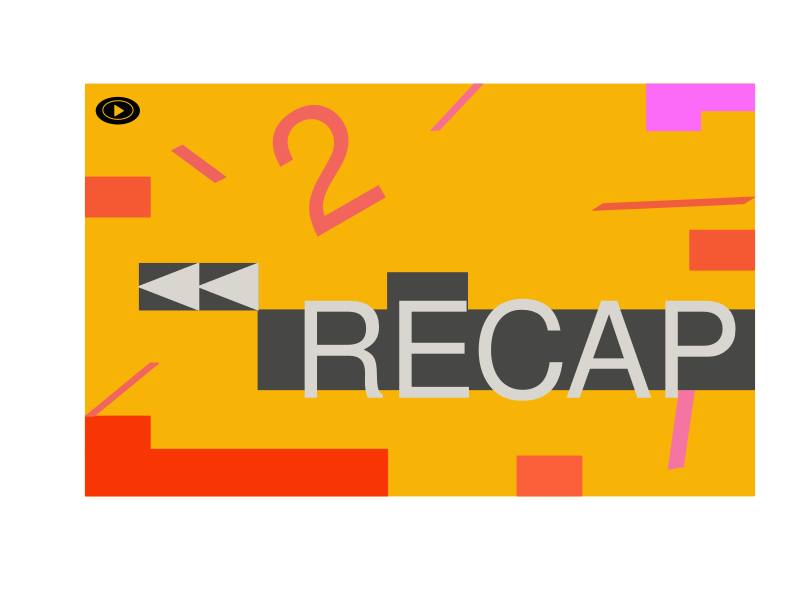

Here is the R script that generated this plot:


#2번 자신이 선택한 인포그래픽을 시각화하여 제출
#원생성
theta <- seq(-pi, pi, length=361)# length : 361로 나눈다 (갯수 증가 : 촘촘함 증가)
op <- par(no.readonly = TRUE)
plot(1:30, type = "n", xlab = "", ylab = "", axes = F)
x <- cos(theta)+1.5; y <- sin(theta)+29# x축 및 y축 데이터 할당
x1 <- cos(theta)+2.15; y1 <- sin(theta)+41.5
x_t <- c(1, 1, 2)+2.4
y_t <- c(0, 2, 1)+71.5
rect(0,0,31,31,col ='#f8b307',border = '#f8b307')
polygon(x,y,col='black')# 중심 : (0,0) / 반지름 : 1
polygon(0.7*x1, 0.7*y1,col = 'black',border = '#f8b307')
polygon(0.4*x_t, 0.4*y_t,border = '#f8b307',col = '#f8b307',lwd =1)
x <- c(27, 27.7, 28.4, 27.7)
y <- c(2, 2.2, 10,10)
polygon(x,y,col='#f674a1',border = '#f674a1')
rect(0,3,3,6,border = '#f83604',col = '#f83604')
rect(0,0,14,3.5,border = '#f83604',col = '#f83604')
rect(20,0,23,3,border = '#fc603b',col = '#fc603b')
rect(8,8,31,14,border = '#474745',col = '#474745')
rect(14,14,17.7,16.8,border = '#474745',col = '#474745')
rect(2.5,14,8,17.5,border = '#474745',col = '#474745')

x_t1 <- c(7, 2.25, 7)+1.9
y_t1 <- c(8, 5, 2)+21.7
polygon(0.59*x_t1, 0.59*y_t1,border = '#d8d6cf',col = '#d8d6cf',lwd =1)
x_t1 <- c(7, 2.25, 7)+6.57
polygon(0.59*x_t1, 0.59*y_t1,border = '#d8d6cf',col = '#d8d6cf',lwd =1)

rect(0,21,3,24,border = '#f45933',col = '#f45933')
rect(28,17,31,20,border = '#f45933',col = '#f45933')
rect(26,29,31,31,border = '#fb6bf8',col = '#fb6bf8')
rect(26,27.5,28.5,29,border = '#fb6bf8',col = '#fb6bf8')
text(x=11,y=25,lwd=2,"2",srt=30,cex= 10,col= '#f1655d')
x <- c(0, 0.4,3.4, 3)
y <- c(6, 6,10,10)
polygon(x,y,col='#f1655d',border = '#f1655d')
text(x=20,y=11,lwd=2,"RECAP",cex= 8,col= '#d8d6cf')
x <- c(23.5, 30.5,31, 24)
y <- c(21.5, 22,22.5,22)
polygon(x,y,col='#ef5d3e',border = '#ef5d3e')
x <- c(16, 16.4, 18.4, 18)
y <- c(27.5, 27.55, 31,31)
polygon(x,y,col='#f66f8f',border='#f66f8f')
x <- c(4, 4.5, 6.5, 6)
y <- c(26, 26.4, 24,23.6)
polygon(x,y,col='#ef635f',border = '#ef635f')

